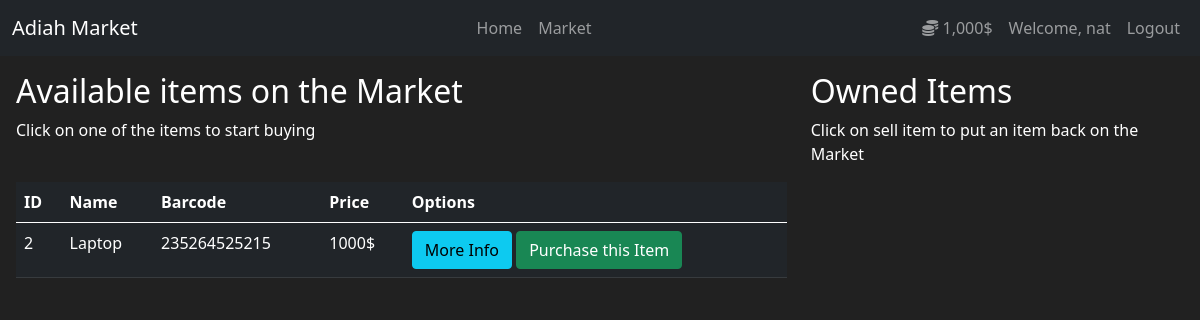
/market (signed in), run on an earlier commit of the app's database.
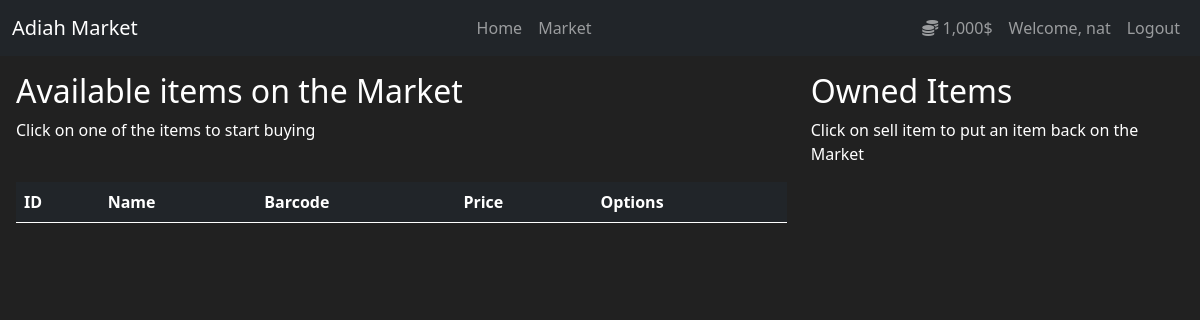
And on a later commit of the database.
### market/models.py (models this page shows, shortened)
class User(db.Model, UserMixin):
	id = db.Column(db.Integer(), primary_key=True)
	username = db.Column(db.String(30), nullable=False, unique=True)
	email_address = db.Column(db.String(50), nullable=False, unique=True)
	password_hash = db.Column(db.String(60), nullable=False)
	budget = db.Column(db.Integer, nullable=False, default=1000)
	items = db.relationship('Item', backref='owned_user', lazy=True)
	@property
	def prettier_budget(self):
		if len(str(self.budget)) >= 4:
			return f'{str(self.budget)[:-3]},{str(self.budget)[-3:]}$'
		else:
			return f"{self.budget}$"
	@property
	def password(self):
		return self.password

class Item(db.Model):
	id = db.Column(db.Integer, primary_key=True)
	name = db.Column(db.String(30), nullable=False, unique=True)
	price = db.Column(db.Integer, nullable=False)
	barcode = db.Column(db.String(12), nullable=False, unique=True)
	description = db.Column(db.String(1024), nullable=False, unique=True)
	owner = db.Column(db.Integer, db.ForeignKey('user.id'))

### market/routes.py (the view)
@app.route('/market', methods=['GET', 'POST'])
@login_required
def market_page():
	purchase_form = PurchaseItemForm()
	"""if purchase_form.validate_on_submit():
		#print(purchase_form['purchased_item'])
		print(request.form.get('purchased_item'))
	"""
	if request.method == 'POST':
		purchased_item = request.form.get('purchased_item')
		p_item_object = Item.query.filter_by(name=purchased_item).first()
		if p_item_object:
			if current_user.can_purchase(p_item_object):
				"""p_item_object.owner = current_user.id
				current_user.budget -= p_item_object.price
				db.session.commit()
				"""
				p_item_object.buy(current_user)
				flash(f"Congratulations! You purchased {p_item_object.name} for ${p_item_object.price}", category='success')
			else:
				flash(f"Unfortunately, you don't have enough money to purchase {p_item_object.name}", category='danger')
		return redirect(url_for('market_page'))
	else:
		items = Item.query.filter_by(owner=None)
		return render_template('market.html', items=items, purchase_form=purchase_form)

### market/models.py (called while the page is built)
@login_manager.user_loader
def load_user(user_id):
    return User.query.get(int(user_id))

### market/templates/market.html (shortened to what this page needs)
{% extends 'base.html' %}
{% block main %}
<div class="container-fluid px-3 pt-3">
<div class="row">
	<div class="col-8">
		<h2>Available items on the Market</h2>
		<p>Click on one of the items to start buying</p>
		<br>
		<table class="table table-hover table-dark">
			<thead>
				<tr>
					<th scope="col">ID</th>
					<th scope="col">Name</th>
					<th scope="col">Barcode</th>
					<th scope="col">Price</th>
					<th scope="col">Options</th>
				</tr>
			</thead>
			<tbody>
				{% for item in items %}
					<tr>
						<td>{{ item.id }}</td>
						<td>{{ item.name }}</td>
						<td>{{ item.barcode }}</td>
						<td>{{ item.price }}$</td>
						<td>
							<button class="btn btn-outline btn-info" data-bs-toggle="modal" data-bs-target="#Modal-MoreInfo-{{ item.id }}">More Info</button>
							<button class="btn btn-outline btn-success" data-bs-toggle="modal" data-bs-target="#Modal-PurchaseConfirm-{{ item.id }}">Purchase this Item</button>
						</td>
					</tr>
				{% endfor %}
			</tbody>
		</table>
	</div>
	<div class="col-4">
		<h2>Owned Items</h2>
		<p>Click on sell item to put an item back on the Market</p>
	</div>
</div>
</div>
{% endblock %}

### market/templates/base.html (shortened to what this page needs)
<!DOCTYPE html>
<html lang="en">
    <head>
        <link
         href="https://cdn.jsdelivr.net/npm/bootstrap@5.0.1/dist/css/bootstrap.min.css"
         rel="stylesheet"
>
        <link
        rel="stylesheet"
        href="https://use.fontawesome.com/releases/v5.15.3/css/all.css"
>
        <link href="{{ url_for('static',filename='styles.css') }}" rel="stylesheet">
    </head>
    <body>
        <header>
            <nav class="navbar navbar-expand-md navbar-dark bg-dark">
                <div class="container-fluid">
                    <a class="navbar-brand" href="#">Adiah Market</a>
                    <div class="navbar-nav">
                        <a class="nav-link" href="{{ url_for('home_page') }}">Home</a>
                        <a class="nav-link" href="{{ url_for('market_page') }}">Market</a>
                    </div>
                    {% if current_user.is_authenticated %}
                    <div class="navbar-nav ml-auto">
                        <a class="nav-link" href="#">
                            <i class="fas fa-coins"></i>
                            {{ current_user.prettier_budget }}
                        </a>
                        <a class="nav-link" href="#">Welcome, {{ current_user.username }}</a>
                        <a class="nav-link" href="{{ url_for('logout_page') }}">Logout</a>
                    </div>
                    {% else %}
                    <div class="navbar-nav ml-auto">
                        <a class="nav-link" href="{{ url_for('login_page') }}">Login</a>
                        <a class="nav-link" href="{{ url_for('register_page') }}">Register</a>
                    </div>
                    {% endif %}
                </div>
            </nav>
        </header>
        <main>
            {% block main %}{% endblock %}
        </main>
    </body>
</html>

### market/static/styles.css (style rules this page uses)
body { background-color: #212121; color: white; }

What changed in the data, as far as the page shows it:
no longer on this page (row edited): Item: id "2", name "Laptop", barcode "235264525215", price "1000"
